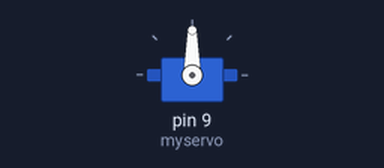
This sketch was run on a simulated Arduino Uno, built with avr-gcc and run on an emulated ATmega328P. Parts: servo.

Above: at 0.05 s.
At 0.2 s:
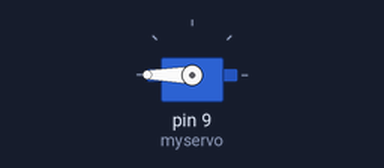
At 0.4 s:
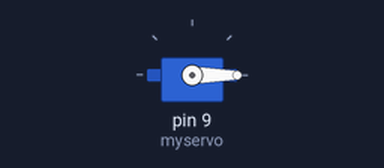
Timing chart, 0 to 3.0 s (numbered marks = the images above):
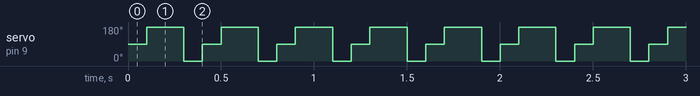

Measured:
- by itself, servo on pin 9 (myservo): repeats every 0.40 s: 0° 0.10 s, 90° 0.10 s, 180° 0.20 s

The sketch:

arduino_w4.ino
```cpp
#include <Servo.h>
Servo myservo;

void setup(){
  myservo.attach(9);
}

void loop(){
  myservo.write(90);
  delay(100);
  myservo.write(180);
  delay(100);
  myservo.write(270);
  delay(100);
  myservo.write(0);
  delay(100);
}
```
